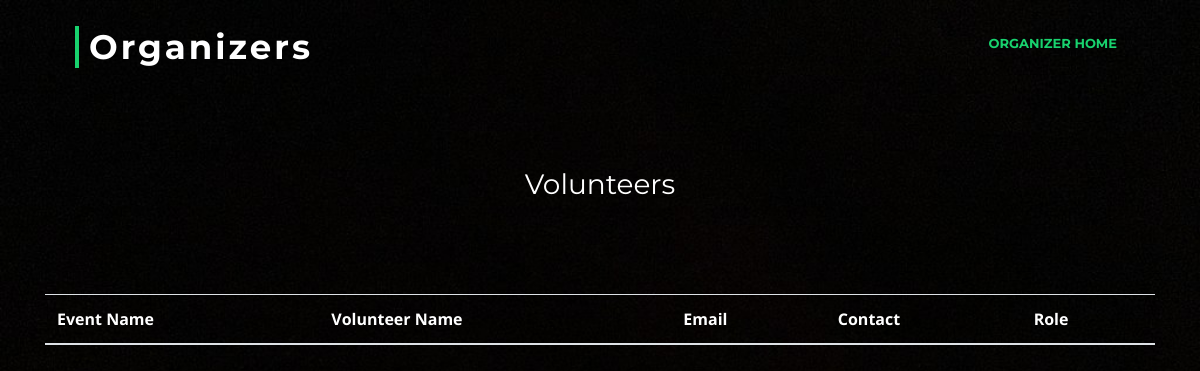
/volunteers.php?oid=2, run on an earlier commit of the app's database.
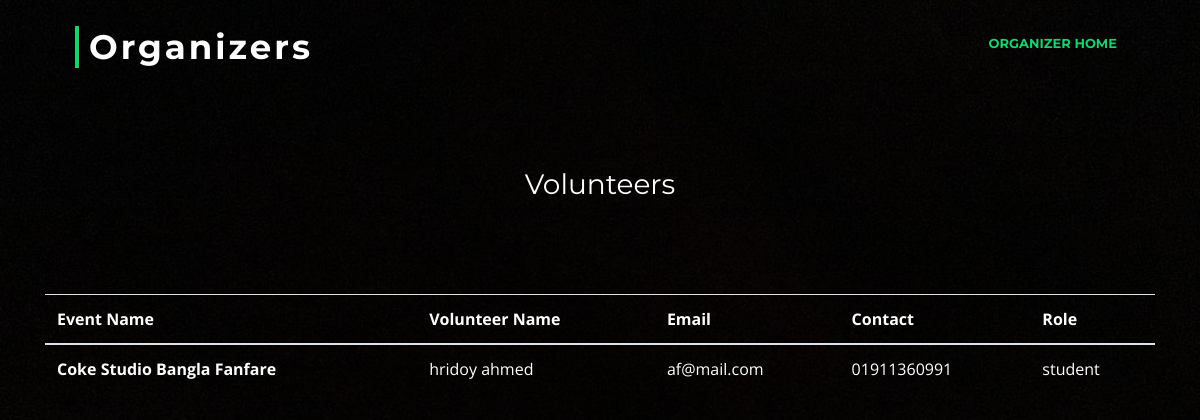
And on a later commit of the database.
### tables this page shows
CREATE TABLE `events` (
  `EventID` int(11) NOT NULL,
  `EventName` varchar(100) NOT NULL,
  `EventDescription` varchar(500) NOT NULL,
  `EventGuest` varchar(500) NOT NULL,
  `EventBudget` varchar(50) NOT NULL,
  `EventFileBanner` varchar(100) DEFAULT NULL,
  `ShortDescription` varchar(100) DEFAULT NULL,
  `OrganizerID` int(11) DEFAULT NULL
);

CREATE TABLE `volunteers_` (
  `VolunteerID` int(11) NOT NULL,
  `VolunteerName` varchar(100) NOT NULL,
  `VolunteerEmail` varchar(50) NOT NULL,
  `VolunteerContactNumber` varchar(20) NOT NULL,
  `VolunteerDesignation` varchar(500) NOT NULL
);

### volunteers.php (the view, shortened to what this page needs)
<?php
    $servername = "localhost";
    $username = "root";
    $password = "";
    $database = "eventadministration";
    $conn = mysqli_connect($servername,$username,$password,$database);
    ?>
<!DOCTYPE html>
<html>
<head>
  <link href="lib/bootstrap/css/bootstrap.min.css" rel="stylesheet">
  <link href="lib/font-awesome/css/font-awesome.min.css" rel="stylesheet">
  <link href="lib/animate/animate.min.css" rel="stylesheet">
  <link href="lib/ionicons/css/ionicons.min.css" rel="stylesheet">
  <link href="lib/owlcarousel/assets/owl.carousel.min.css" rel="stylesheet">
  <link href="lib/lightbox/css/lightbox.min.css" rel="stylesheet">
  <link href="css/style.css" rel="stylesheet">
</head>
<body>
	<br><br><br><br><br>
	<header id="header">
    <div class="container-fluid">
      <div id="logo" class="pull-left">
        <h1><a href="#intro" class="scrollto">Organizers</a></h1>
      </div>
      <?php
  $oid = $_GET["oid"];
    echo" <nav id='nav-menu-container'>
        <ul class='nav-menu'>
          <li class='menu-active'><a href='welcomeorganizer.php?oid=". $oid . "'>Organizer Home</a></li>
     </li>
     </ul>
      </nav>";
      ?>
    </div>
	</header>
	<br><br>
    <div style="text-align:center">
    <h3 class="page-header">Volunteers</h3>
    </div>
    <br><br>
    <div class="container my-4">
  <table class="table" id="myTable">
  <thead>
    <tr>
      <th scope="col">Event Name</th>
      <th scope="col">Volunteer Name</th>
      <th scope="col">Email</th>
      <th scope="col">Contact</th>
      <th scope="col">Role</th>
    </tr>
  </thead>
  <tbody>
  <?php
       $que = "SELECT EventName,VolunteerName,VolunteerEmail,VolunteerContactNumber,VolunteerDesignation
       FROM events JOIN assist on events.EventID=assist.EventID
                   JOIN volunteers_ on assist.VolunteerID=volunteers_.VolunteerID
                    JOIN events_status on events.EventID=events_status.EventID
       WHERE OrganizerID = $oid and EventStatus = 'Ongoing'";
       $res = mysqli_query($conn,$que);
       while($row = mysqli_fetch_assoc($res))
       {
          echo "<tr>
          <th scope='row'>". $row['EventName']. "</th>
          <td>". $row['VolunteerName'] . "</td>
          <td>".$row['VolunteerEmail']."</td>
          <td>".$row['VolunteerContactNumber']."</td>
          <td>".$row['VolunteerDesignation']."</td>
        </tr>";
       }
 ?>
  </tbody>
</table>
<br> <br>
</body>
</html>

What changed in the data, as far as the page shows it:
added events: EventName "Coke Studio Bangla Fanfare", volunteers_.VolunteerName "hridoy ahmed", volunteers_.VolunteerEmail "af@mail.com", volunteers_.VolunteerContactNumber "01911360991", volunteers_.VolunteerDesignation "student"
